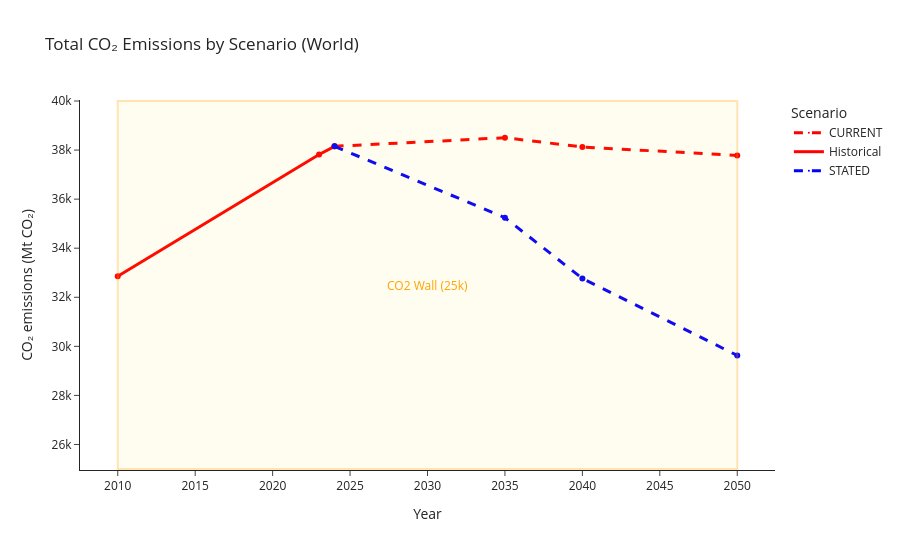

Notebook code cell kept with this figure:
### Code cell
fig = go.Figure()

# Style map
style_map = {
    "Historical": dict(color="red", dash="solid"),
    "CURRENT":    dict(color="red", dash="dash"),
    "STATED":     dict(color="blue", dash="dash"),
    # "NZE":        dict(color="green", dash="dash"),
}
df_states = df.iloc[0:11]
for scenario, sub in df_states.groupby("Scenario"):
    fig.add_trace(
        go.Scatter(
            x=sub["Year"],
            y=sub["Total CO2"],
            mode="lines+markers",
            name=scenario,
            line=dict(
                color=style_map[scenario]["color"],
                dash=style_map[scenario]["dash"],
                width=3
            ),
            marker=dict(size=0),
        )
    )

fig.update_layout(
    title="Total CO₂ Emissions by Scenario (World)",
    xaxis_title="Year",
    yaxis_title="CO₂ emissions (Mt CO₂)",
    legend_title="Scenario",
    template="simple_white",
)

fig.update_layout(
    width=900,    # pixels
    height=550    # pixels
)

fig.add_shape(
    type="rect",
    x0=2010, x1=2050,
    y0=25000, y1=40000,
    fillcolor="rgba(255, 200, 0, 0.2)",
    line=dict(color="orange", width=2),
)

# Add annotation for energy wall
fig.add_annotation(
    x=2030, y=32500,
    text="CO2 Wall (25k)",
    showarrow=False,
    font=dict(size=12, color="orange")
)

fig.show()

### Figure 1 — Plotly figure (JSON) as saved in the notebook; plotly's stock layout.template omitted (floating-point values rounded to 4 significant figures)
{"data": [{"line": {"color": "red", "dash": "dash", "width": 3}, "marker": {"size": 0}, "mode": "lines+markers", "name": "CURRENT", "type": "scatter", "x": [2024, 2035, 2040, 2050], "y": [38153, 38503, 38126, 37779]}, {"line": {"color": "red", "dash": "solid", "width": 3}, "marker": {"size": 0}, "mode": "lines+markers", "name": "Historical", "type": "scatter", "x": [2010, 2023, 2024], "y": [32854, 37820, 38153]}, {"line": {"color": "blue", "dash": "dash", "width": 3}, "marker": {"size": 0}, "mode": "lines+markers", "name": "STATED", "type": "scatter", "x": [2024, 2035, 2040, 2050], "y": [38153, 35244, 32764, 29629]}], "layout": {"annotations": [{"font": {"color": "orange", "size": 12}, "showarrow": false, "text": "CO2 Wall (25k)", "x": 2030, "y": 32500}], "height": 550, "legend": {"title": {"text": "Scenario"}}, "shapes": [{"fillcolor": "rgba(255, 200, 0, 0.2)", "line": {"color": "orange", "width": 2}, "type": "rect", "x0": 2010, "x1": 2050, "y0": 25000, "y1": 40000}], "title": {"text": "Total CO₂ Emissions by Scenario (World)"}, "width": 900, "xaxis": {"title": {"text": "Year"}}, "yaxis": {"title": {"text": "CO₂ emissions (Mt CO₂)"}}}}
